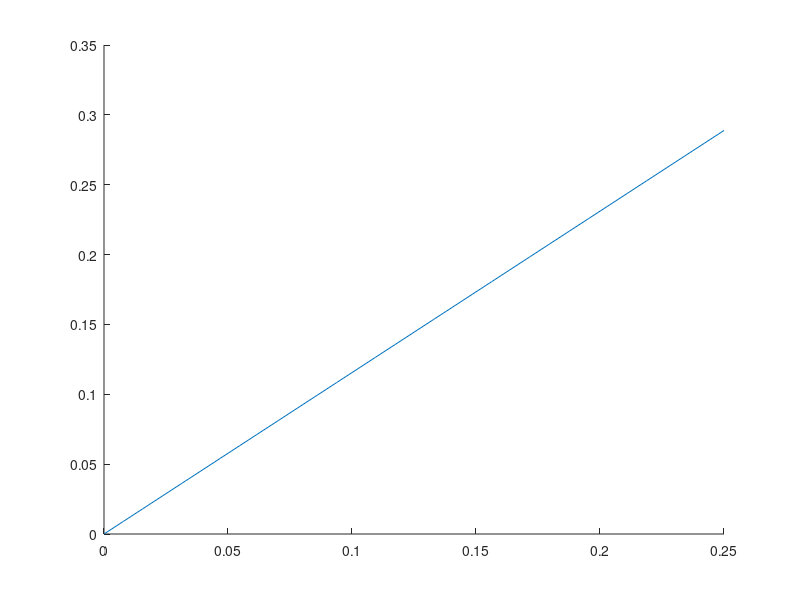

The MATLAB script that drew this image: (Note: this script raises an error after producing the figure.)
close all
clear all

dt = 1/4; % length of time step
dW =  randn * sqrt(dt); % Wiener process increment

nBridges = 3;  % number of different bridges to plot
M = 4; % number of terms in the bridge (M=1 only linear interpolation)

bridgeRange=1:M;

xi = randn(nBridges, M-1);

subdt = 1/128;

t=0:subdt:dt;

% [nodes, ~] = lgwt(5,0,dt);
% tc = nodes(4);
% 
% v(1) = dW*tc/sqrt(dt);
% for b=2:M
%     v(b) = brownianBridge(dW, dt, tc, xi(1,1:b-1));
% end

for b=bridgeRange

figure(b)
hold on
plot(t, dW*t/sqrt(dt)); % linear only

for i=1:nBridges
    bridge = brownianBridge(dW, dt, t, xi(i,1:b-1));
    plot(t, bridge);
end

end

shift = @(t) 2*t/dt-1;
J{1} = @(t) 0.25*(shift(t).^2-1);
J{2} = @(t) 0.5*(shift(t).^3-shift(t));
J{3} = @(t) 15*shift(t).^4/16 - 9*shift(t).^2/8 + 3/16;
J{4} = @(t) 7*shift(t).^5/4 - 5*shift(t).^3/2 + 3*shift(t)/4;

for b=1:4
    figure(b+4)
    hold on
    plot(t, dW*t/sqrt(dt))
    
    for i=1:nBridges
        bridge = dW*t/sqrt(dt);
        for bb=1:b-1
            bridge = bridge + sqrt(1/((bb+1)*(bb+2)))*xi(i,bb)*J{bb}(t);
        end
        plot(t, bridge);
    end
end
